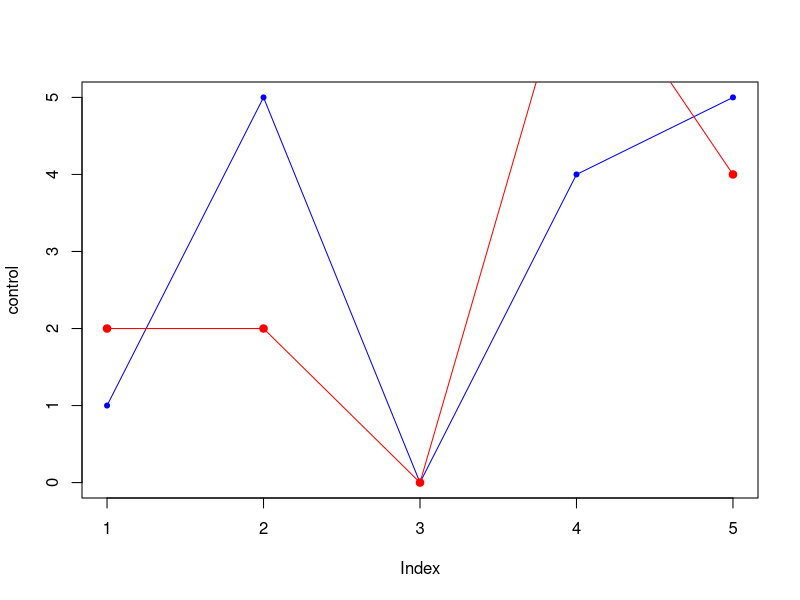

The R script that drew this image:
# use only last row, i.e. latest time
control <- c(1,5,0,4,5)
exp <- c(2,2,0,7,4)

# visual inspection
plot(control, col='blue', pch=20)
lines(control, col='blue')
points(exp, col='red', pch=19)
lines(exp, col='red', pch=19)

# Run chi-squared test
print( chisq.test(exp, control) )
